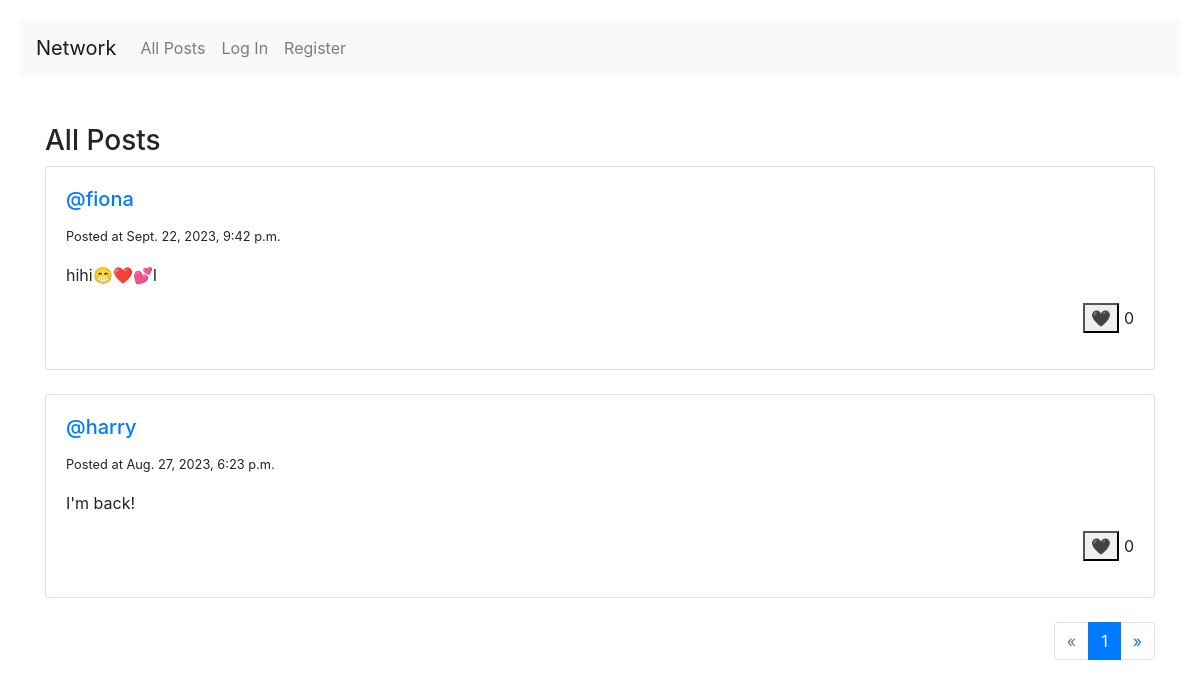
The page / on the database its author committed.
### network/models.py (models this page shows)
class Post(models.Model):
    username = models.ForeignKey('User', on_delete=models.CASCADE, related_name='posts')
    content = models.TextField()
    timestamp = models.DateTimeField(auto_now=True)
    likes = models.PositiveIntegerField(default=0)

class User(AbstractUser):
    following = models.ManyToManyField('self', related_name='followers', symmetrical=False)

### network/views.py (the view)
# urls.py: path("", views.index, name="index"),
def index(request):
    if request.method == 'GET':
        all_posts = Post.objects.all().order_by('timestamp').reverse()
        paginator = Paginator(all_posts, 2)  #devide all posts in 10
        page_number = request.GET.get("page")
        page_posts = paginator.get_page(page_number)
        return render(request, "network/index.html", {
            'posts': all_posts,
            'page_posts': page_posts
        })
    else:
        return HttpResponseNotAllowed(['GET'])

### network/templates/network/index.html (shortened to what this page needs)
{% extends "network/layout.html" %}
{% block body %}
    <br><br>
    <div class="container">
        <h3>All Posts</h3>
        {% for post in page_posts %}
            <div class="card">
                <div class="card-body">
                    <a href="{% url 'profile' username=post.username %}">
                        <h5 class="card-title">@{{ post.username }}</h5>
                    </a>
                    <p class="card-text">
                        <small class="text-body-secondary">
                            Posted at {{ post.timestamp }}
                        </small>
                    </p>
                    <p class="card-text" id="{{ post.id }}">{{ post.content }}</p>
                    <p style="float: right;"><button class="like_btn" name="like_btn" id="{{ post.id }}" data-liked="false">&#x1F5A4;</button> {{ post.likes }}</p>
                </div>
            </div>
            <br>
        {% endfor %}
        <nav aria-label="Page navigation example">
            <ul class="pagination justify-content-end">
                {% if page_posts.has_previous %}
                    <li class="page-item">
                        <a class="page-link" href="?page={{ page_posts.previous_page_number }}">
                            <span aria-hidden="true">&laquo;</span>
                        </a>
                    </li>
                {% else %}
                    <li class="page-item disabled">
                        <a class="page-link"><span aria-hidden="true">&laquo;</span></a>
                    </li>
                {% endif %}
                <li class="page-item active" aria-current="page">
                    <a class="page-link">{{ page_posts.number }}</a>
                </li>
                {% if page_posts.has_next %}
                    <li class="page-item">
                        <a class="page-link" href="?page={{ page_posts.next_page_number }}">
                            <span aria-hidden="true">&raquo;</span>
                        </a>
                    </li>
                {% else %}
                    <li class="page-item disabled">
                        <a class="page-link"><span aria-hidden="true">&raquo;</span></a>
                    </li>
                {% endif %}
            </ul>
        </nav>
    </div>
{% endblock %}

### network/static/network/styles.css (style rules this page uses)
body { margin: 20px; }

### rows shown on the page
Post: username "fiona", timestamp "Sept. 22, 2023, 9:42 p.m.", content "hihi😁❤️💕I", likes "0"
Post: username "harry", timestamp "Aug. 27, 2023, 6:23 p.m.", content "I'm back!", likes "0"

### other values the page prints
{{ page_posts.number }} "1"
